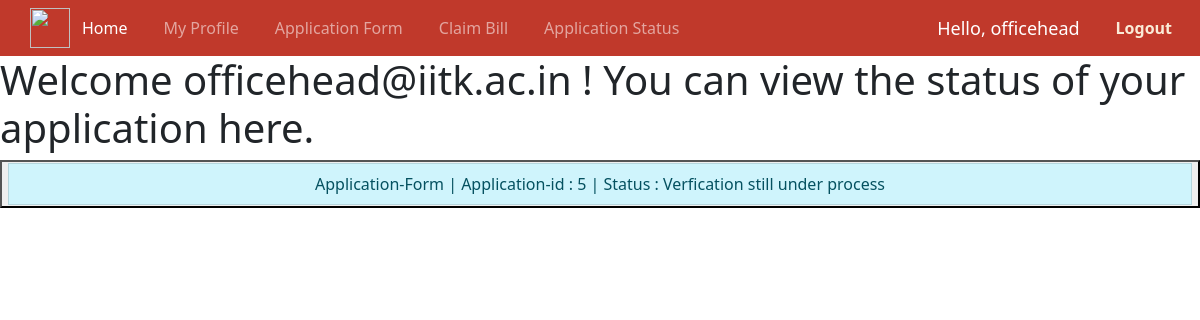
Page /application_status (signed in) on the earlier database version.
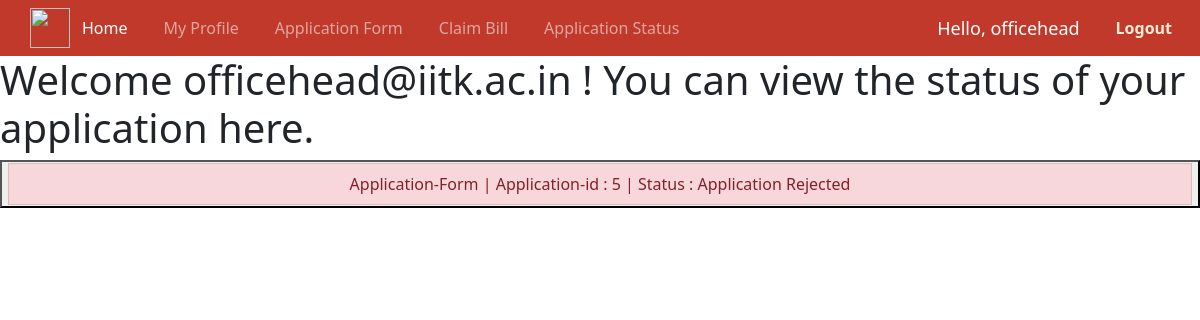
Same page on the later database version.
### home/models.py (models this page shows, shortened)
class Application(models.Model):
    profile=models.ForeignKey(User_profile,on_delete=models.CASCADE,related_name="applications")
    block_yr=models.CharField(default='' , max_length=122)
    email=models.EmailField(default='user@iitk.ac.in',max_length=30)
    rollno=models.CharField(default='' , max_length=122)
    basic_pay=models.CharField(default='' , max_length=122)
    Name=models.CharField(default='NA',max_length=122)
    Designation=models.CharField(default='NA',max_length=122)
    section=models.CharField(default='NA',max_length=122)
    avail=models.CharField(default='NA',max_length=122)
    duration=models.CharField(default='' , max_length=122)
    departure=models.CharField(default='' , max_length=122)
    nature=models.CharField(default='NA',max_length=122)
    Purpose=models.CharField(default='NA',max_length=122)
    place=models.CharField(default='NA',max_length=122)
    place1=models.CharField(default='NA',max_length=122)
    address=models.CharField(default='NA',max_length=122)
    mode=models.CharField(default='NA',max_length=122)
    Name1=models.CharField(default='NA',max_length=122)
    Age1=models.CharField(default='' , max_length=122)
    Name2=models.CharField(default='NA',max_length=122)
    Age2=models.CharField(default='' , max_length=122)
    Name3=models.CharField(default='NA',max_length=122)
    Age3=models.CharField(default='' , max_length=122)
    advance=models.CharField(default='' , max_length=122)
    REJECTED = 0
    PENDING = -1
    ACCEPTED = 1
    Status = (
        (REJECTED, 'Cancelled'),
        (PENDING, 'Pending for admin approval'),
        (ACCEPTED, 'Request accepted'),
    )
    status = models.IntegerField(choices=Status, default=PENDING)

### home/views.py (the view)
# urls.py: path('application_status',views.status, name="application_status" ),
@login_required
def status(request):
    dt=claimBill.objects.filter(email=request.user.email)
    dt2=Application.objects.filter(email=request.user.email)
    for d in [dt,dt2]:
        for fr in d:
            if fr.status==Application.ACCEPTED:
                fr.status=True
            elif fr.status==Application.REJECTED:
                fr.status=False
            else:
                fr.status=None
    context={
        'user':request.user,
        'claim' : dt,
        'application' : dt2
    }
    return render(request,'status.html',context)

### templates/status.html (shortened to what this page needs)
{% extends 'base.html' %}
{% block body %}
<h1>Welcome {{user.email}} ! You can view the status of your application here.</h1>
<form method="GET">
<ul class="list-group">
{% if application%}
    {% for form in application %}
    <button name="pk" value="{{form.pk}}" formaction="{%url 'application_form'%}" ><li class="list-group-item list-group-item-{{form.status|yesno:"success,danger,info"}}">Application-Form | Application-id : {{form.pk}} | Status : {{form.status|yesno:"Congratulations! Your application is verified,Application Rejected,Verfication still under process"}}</li></button>
    {% endfor %}
    {% endif %}
</ul>
</form>
{% endblock body %}

Differences in the rows shown:
changed Application id 5: status "Verfication still under process" → "Application Rejected"
